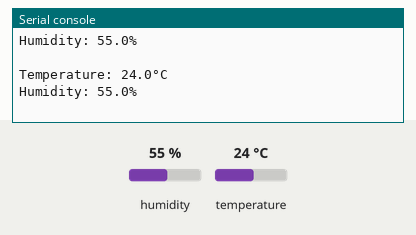
A program run on a simulated CircuitPython board. Shown: the last lines printed to the serial console. Inputs (shaded band) come from the test bench; at power-on: humidity 55 %, temperature 24 °C.

Above: at 1.2 s.
1.3 s: humidity set to 22 %
At 2.6 s:
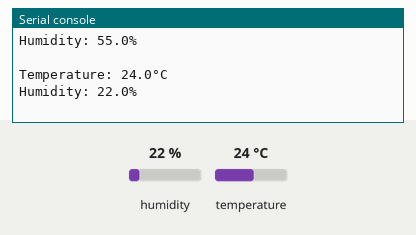
2.8 s: temperature set to 12 °C
At 3.5 s:
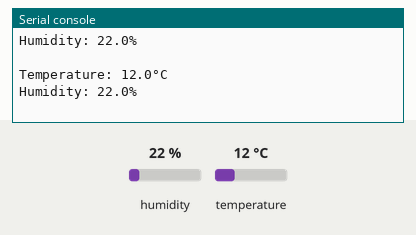
4.3 s: humidity set to 40 %
At 5.8 s:
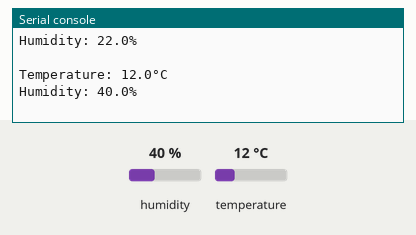
Timing chart, 0 to 7.3 s (numbered marks = the images above; inputs shaded):
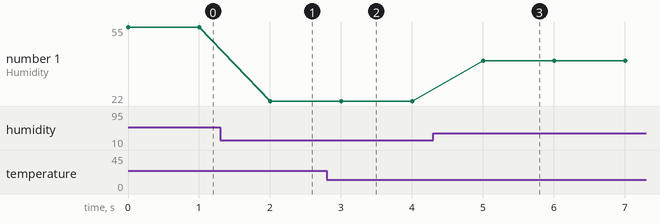

Measured:
- after the input at 1.3 s, the serial console: prints a new line after 0.70 s (image 1)
- after the input at 2.8 s, the serial console: prints a new line after 0.20 s (image 2)
- after the input at 4.3 s, the serial console: prints a new line after 0.70 s (image 3)
- plotted number 1: 55 → 22 after the input at 1.3 s, 22 → 40 after the input at 4.3 s

The program:

script.py
```python
import time
import board
import busio
from adafruit_htu21d import HTU21D
ds =u'\xb0' # degree sign
i2c = busio.I2C(board.SCL, board.SDA)
sensor =HTU21D(i2c)
print('Press CTRL + C to end the script!')
try:
	while True:
		temp = sensor.temperature
		humidity = sensor.relative_humidity
		print('Temperature: {:.1f}{}C'.format(temp, ds))
		print('Humidity: {:.1f}%\n'.format(humidity))
		time.sleep(1)
except KeyboardInterrupt:
	print('\nScript end!')
```
